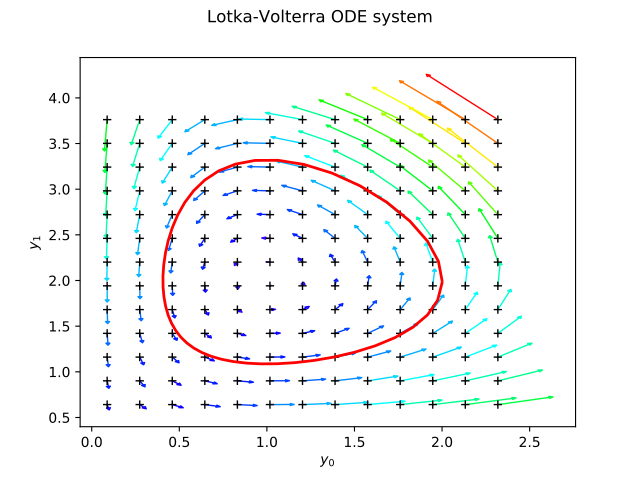

Source code (Python):
import openturns as ot
from matplotlib import pyplot as plt
from openturns.viewer import View

def flow(X):
    Y0 = X[0]
    Y1 = X[1]
    t = X[2]
    dY0 = Y0 * (2.0 - Y1)
    dY1 = Y1 * (Y0 - 1.0)
    return [dY0, dY1]

f = ot.PythonFunction(3, 2, flow)
phi = ot.ParametricFunction(f, [2], [0.0])
solver = ot.RungeKutta(phi)

initialState = [2.0, 2.0]
nt = 47
dt = 0.1
timeGrid = ot.RegularGrid(0.0, dt, nt)
result = solver.solve(initialState, timeGrid)
xMin = result.getMin()
xMax = result.getMax()
delta = 0.2 * (xMax - xMin)
mesh = ot.IntervalMesher([12]*2).build(ot.Interval(xMin - delta, xMax + delta))
field = ot.Field(mesh, phi(mesh.getVertices()))
ot.ResourceMap.SetAsScalar("Field-ArrowScaling", 0.1)
graph = field.draw()
cloud = ot.Cloud(mesh.getVertices())
cloud.setColor("black")
graph.add(cloud)
curve = ot.Curve(result)
curve.setColor("red")
curve.setLineWidth(2)
graph.add(curve)

fig = plt.figure()
ax = fig.add_subplot(111)
View(graph, figure=fig)
plt.suptitle("Lotka-Volterra ODE system")
plt.xlabel(r'$y_0$')
plt.ylabel(r'$y_1$')
plt.grid()
